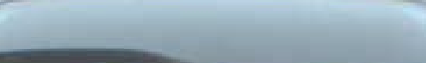
%> input picture src/pictures/screen.PNG, 426 x 63 px
$ octave threshold.m   (GNU Octave 9; MATLAB toolbox functions it lacks are replaced by stand-ins)
%> lines starting %> are read from the running program, lines starting %| are printed output that depends on the picture
clear all;
clear;
run('C:\Program Files\DIPimage 2.9\dipstart.m')
%> (this line was passed over: dipstart is not available in this run)
screen = imread('screen.png');
%> screen is the input picture: size 63x426x3 uint8; mean R, G, B 151.8, 172.4, 184.4
license1 = imread('plate2.png');
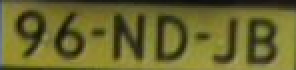
%> input picture src/pictures/plate2.png, 148 x 35 px (shown 2 times larger)
%> license1 is the input picture: size 35x148x3 uint8; mean R, G, B 105, 101.5, 46.1
license2 = imread('licenseplate2.png');
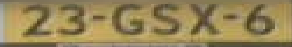
%> input picture src/pictures/licenseplate2.PNG, 292 x 47 px
%> license2 is the input picture: size 47x292x3 uint8; mean R, G, B 150.1, 133, 87.1
license3 = imread('licenseplate3.png');
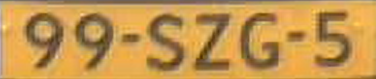
%> input picture src/pictures/licenseplate3.png, 376 x 79 px
%> license3 is the input picture: size 79x376x3 uint8; mean R, G, B 196.8, 150.9, 80.7
license4 = imread('licenseplate4.png');
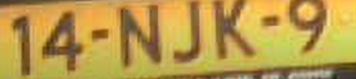
%> input picture src/pictures/licenseplate4.png, 356 x 79 px
%> license4 is the input picture: size 79x356x3 uint8; mean R, G, B 185.9, 154.6, 75.6
license5 = imread('licenseplate5.png');
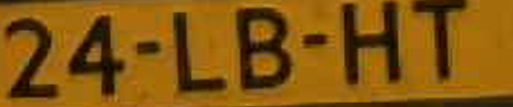
%> input picture src/pictures/licenseplate5.png, 513 x 107 px
%> license5 is the input picture: size 107x513x3 uint8; mean R, G, B 133, 86.9, 14.5
%> (the run ends here)
